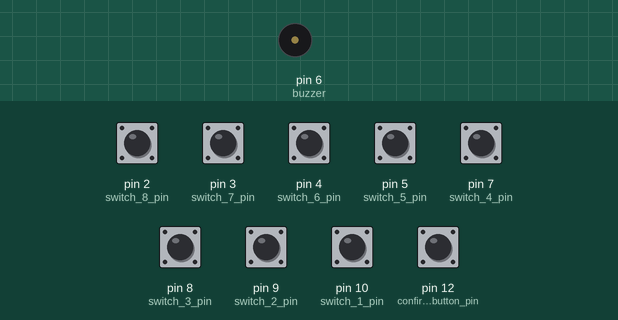
The sketch below on a simulated Arduino Uno, built with avr-gcc and run on an emulated ATmega328P. Parts: buzzer (waves = sounding). Inputs (shaded band) come from the test bench; at power-on: pin 2 (switch_8_pin), pin 3 (switch_7_pin), pin 4 (switch_6_pin), pin 5 (switch_5_pin), pin 7 (switch_4_pin), pin 8 (switch_3_pin), pin 9 (switch_2_pin), pin 10 (switch_1_pin), pin 12 (confirm_button_pin) HIGH. What the sketch prints to the serial monitor is not drawn.

Above: at 1.2 s.
1.3 s: pin 12 (confirm_button_pin) pulled LOW for 1 s
Timing chart, 0 to 9.8 s (numbered marks = the images above; inputs shaded):
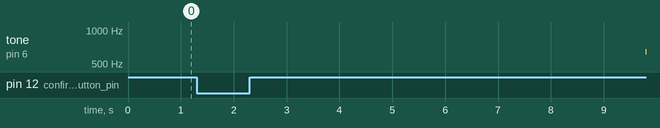

Measured:
- after the input at 1.3 s, tone on pin 6 (buzzer): silent → 642 Hz after 8.5 s

The sketch:

DIP_switch_safe_locker.ino
```cpp
/* This script creates a safe locker using two DIP switches (SPST x 4), a button, and a buzzer.
 *
 * Instructions:
 * - Change the password by editing the 'password' string.
 *   - The password must be 8 digits long.
 *   - The password cannot be all zeros or all ones.
 * - The input is read from the switches whenever the button is pressed.
 * - One attempt is reduced per button press.
 *   - Change the number of attempts by editing the 'remaining_attempts' value.
 * - If the input is incorrect for the maximum number of attempts, the buzzer will beep and the locker remains locked.
 * - Once all attempts are used, there is no way to reset the attempts.
 * - If attempts remain, the locker will unlock when the correct password is entered. */


#define switch_1_pin 10
#define switch_2_pin 9
#define switch_3_pin 8
#define switch_4_pin 7
#define switch_5_pin 5
#define switch_6_pin 4
#define switch_7_pin 3
#define switch_8_pin 2
#define confirm_button_pin 12
#define buzzer 6

// variables
#define MAX_PASSWORD_DIGIT 8   // number of digits in the password # corresponds to the number of switches
int remaining_attempts = 3;    // maximum number of attempts allowed
String password = "10010010";  // enter your password (in binary) here
int switch_pins[MAX_PASSWORD_DIGIT] = { switch_1_pin, switch_2_pin, switch_3_pin, switch_4_pin,
                                        switch_5_pin, switch_6_pin, switch_7_pin, switch_8_pin };  // pins
int password_combination[MAX_PASSWORD_DIGIT];                                                      // password combination of 0s and 1s
int input_combination[MAX_PASSWORD_DIGIT];                                                         // input combination of 0s and 1s
bool unlock = false;                                                                               // if the locker is ready to unlock or not


void setup() {
  Serial.begin(9600);
  Serial.println("GUESS THE PASSWORD");
  for (int i = 0; i < MAX_PASSWORD_DIGIT; i++) {
    pinMode(switch_pins[i], INPUT_PULLUP);
  }
  pinMode(confirm_button_pin, INPUT_PULLUP);
  pinMode(buzzer, OUTPUT);
  noTone(buzzer);  // no alarm at the start
}


void loop() {
  setPasswordArray(password);  // prepare the first array: password combination

  Serial.println("Remaining attempts:" + String(remaining_attempts));  // debug print

  if (!digitalRead(confirm_button_pin)) {                                 // whenever a button is pressed
    getCurrentInput();                                                    // prepare the second array: input combination
    unlock = processLocker();                                             // compare two arrays
    if (unlock) {                                                         // if they match
      Serial.println("Password correct! You have unlocked the locker.");  // ## do something here ##
      while (true) {};                                                    // end the loop
    }
  }

  // check if user has exhausted their attempts
  if (remaining_attempts <= 0) {
    Serial.println("Maximum attempts reached. Alarm triggered.");
    while (true) {
      alarm();  // trigger alarm indefinitely
    }
  }

  Serial.println();  // debug print
  delay(10);         // how long should it check
}


// function to convert password string into an integer array
void setPasswordArray(String password_string) {
  Serial.print("Password: ");                            // debug print
  if (password_string.length() == MAX_PASSWORD_DIGIT) {  // check if the length of password is valid for 2 DIP switches
    bool all_zeros = true;                               // variable to check if the password is all zeros
    bool all_ones = true;                                // variable to check if the password is all ones

    for (int i = 0; i < MAX_PASSWORD_DIGIT; i++) {  // loop for all characters in a string
      if (password_string[i] == '0') {              // for a particular character
        password_combination[i] = 0;                // add corresponding integer
        all_ones = false;                           // set to false because there is at least one 0
      } else if (password_string[i] == '1') {       // for a particular character
        password_combination[i] = 1;                // add corresponding integer
        all_zeros = false;                          // set to false because there is at least one 1
      }
      Serial.print(password_combination[i]);  // debug print
    }
    Serial.println();  // debug print

    if (all_zeros || all_ones) {  // check if the password is all zeros or all ones
      Serial.println("Password cannot be all 0s or all 1s.");
      while (true) {};  // halt the program
    }
  }
}


// function to read current input combination
void getCurrentInput() {
  Serial.print("Current input: ");  // debug print

  for (int i = 0; i < MAX_PASSWORD_DIGIT; i++) {
    input_combination[i] = !digitalRead(switch_pins[i]);  // store pulldown equivalent button states
    Serial.print(input_combination[i]);                   // debug print
  }
  Serial.println();  // debug print
}


// function to check if the input is the password
bool processLocker() {
  for (int i = 0; i < MAX_PASSWORD_DIGIT; i++) {
    if (input_combination[i] != password_combination[i]) {  // one mismatch --> incorrect input
      remaining_attempts--;                                 // reduce one attempt count
      return false;
    }
  }
  return true;  // no mismatch --> correct password
}


// function to set the alarm on
void alarm() {
  for (int i = 200; i <= 800; i++) {  // define custom frequency range
    tone(buzzer, i);                  // pass each frequency
    delay(5);
  }
}
```
